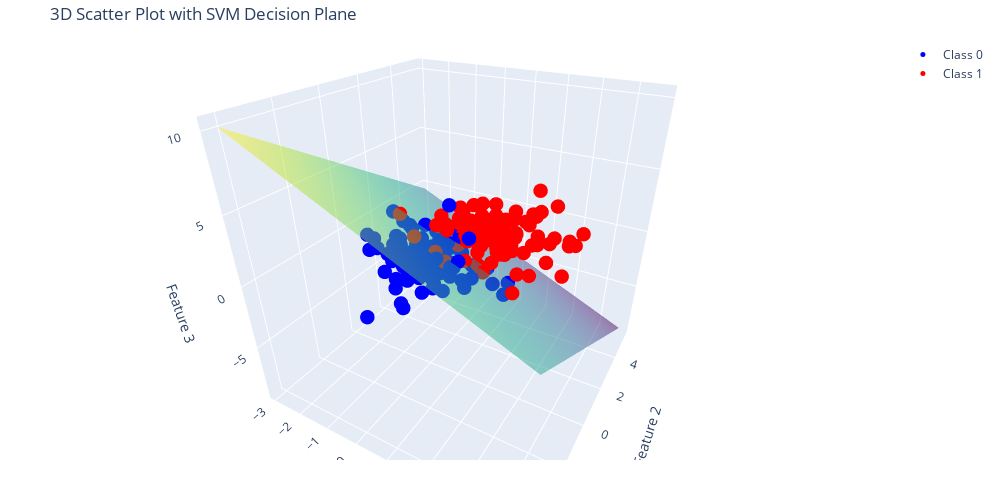

Notebook cell for this chart:
### Markdown cell above
## Plot the SVM decision hyperplane with example data

### Code cell
import plotly.graph_objects as go
import math

# Extract the oefficients and intercept from the trained SVM
w = clf.coef_[0]
b = clf.intercept_[0]

# For the decision plane defined by: w[0]*x + w[1]*y + w[2]*z + b = 0,
# solve for z: z = -(w[0]*x + w[1]*y + b) / w[2]
# Create a mesh grid over the range of x and y values from the data
xx_range = np.linspace(X[:, 0].min()-1, X[:, 0].max()+1, 10)
yy_range = np.linspace(X[:, 1].min()-1, X[:, 1].max()+1, 10)
xx, yy = np.meshgrid(xx_range, yy_range)

# Compute the corresponding z values on the decision plane
if abs(w[2]) > 1e-6:
    zz = -(w[0] * xx + w[1] * yy + b) / w[2]
else:
    # In case w[2] is zero, set z as the mean of the z values (a vertical plane)
    zz = np.full_like(xx, X[:, 2].mean())

# Create scatter traces for the two classes with different colors
scatter_class0 = go.Scatter3d(
    x=X[y == 0, 0],
    y=X[y == 0, 1],
    z=X[y == 0, 2],
    mode='markers',
    marker=dict(size=5, color='blue'),
    name='Class 0'
)

scatter_class1 = go.Scatter3d(
    x=X[y == 1, 0],
    y=X[y == 1, 1],
    z=X[y == 1, 2],
    mode='markers',
    marker=dict(size=5, color='red'),
    name='Class 1'
)

# Create a surface trace for the SVM decision plane
plane_surface = go.Surface(
    x=xx,
    y=yy,
    z=zz,
    colorscale='Viridis',
    opacity=0.5,
    name='Decision Plane',
    showscale=False  # This disables the colorbar
)

#Improve initial camera angle
# Define spherical coordinates for the camera
# mpl_toolkits.mplot3d default view typically uses:
#   elev = 30° and azim = -60°
r = 2.5  # distance of the camera from the center (you can adjust this)
elev = math.radians(30)
azim = math.radians(-60)
# Convert spherical to Cartesian coordinates
eye_x = r * math.cos(elev) * math.cos(azim)
eye_y = r * math.cos(elev) * math.sin(azim)
eye_z = r * math.sin(elev)

# Combine the traces into one figure and update the layout
fig = go.Figure(data=[scatter_class0, scatter_class1, plane_surface])
fig.update_layout(
    title='3D Scatter Plot with SVM Decision Plane',
    scene_camera=dict(
        eye=dict(x=eye_x, y=eye_y, z=eye_z)
    ),
    scene=dict(
        xaxis_title='Feature 1',
        yaxis_title='Feature 2',
        zaxis_title='Feature 3',
        aspectmode='cube'  # Forces equal scaling on all axes
    ),
    width=1000,       # width in pixels
    height=500,       # height in pixels
    margin=dict(l=40, r=50, t=40, b=40),  # adjust margins as needed
    
)

# Display the interactive plot
fig.show()
